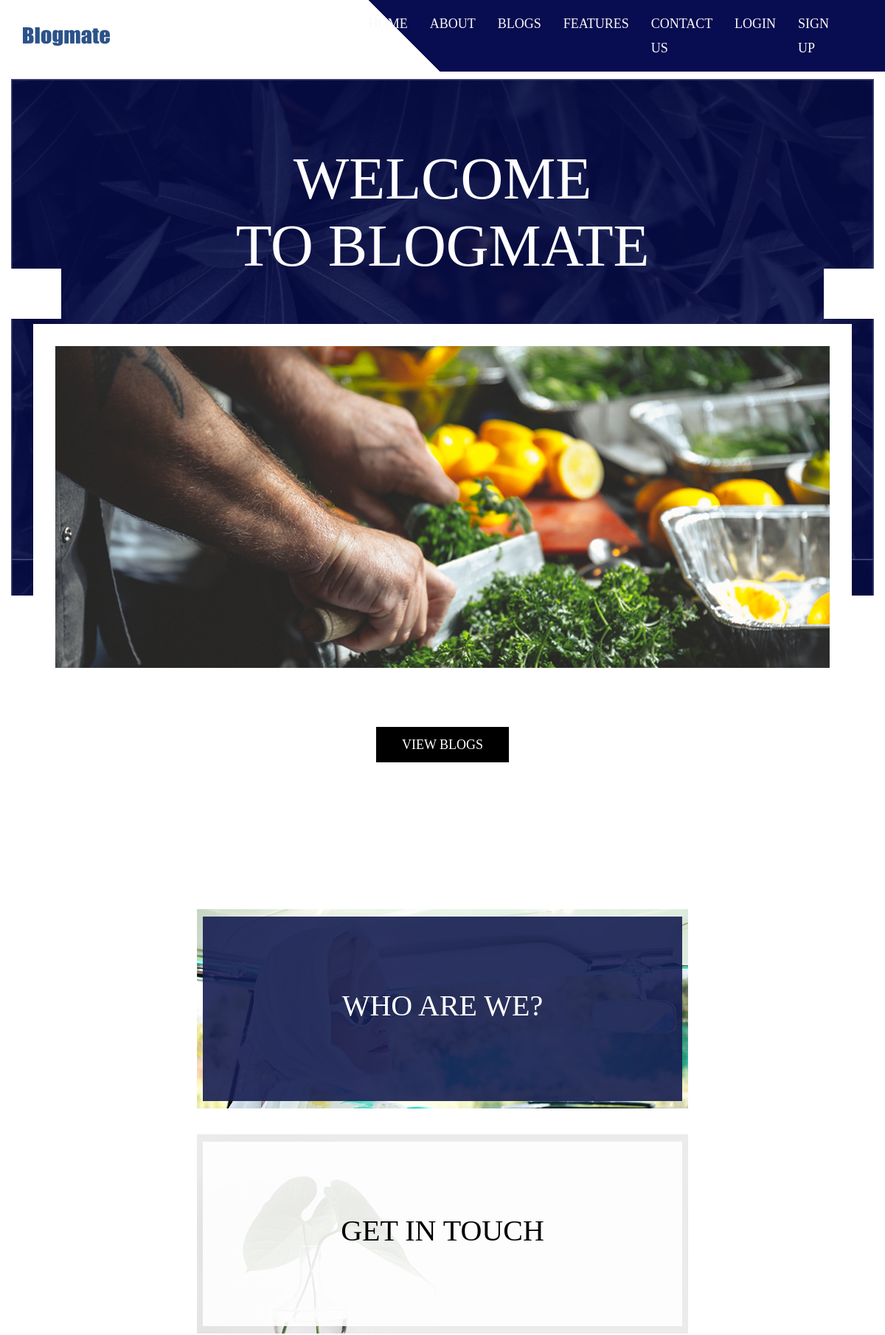
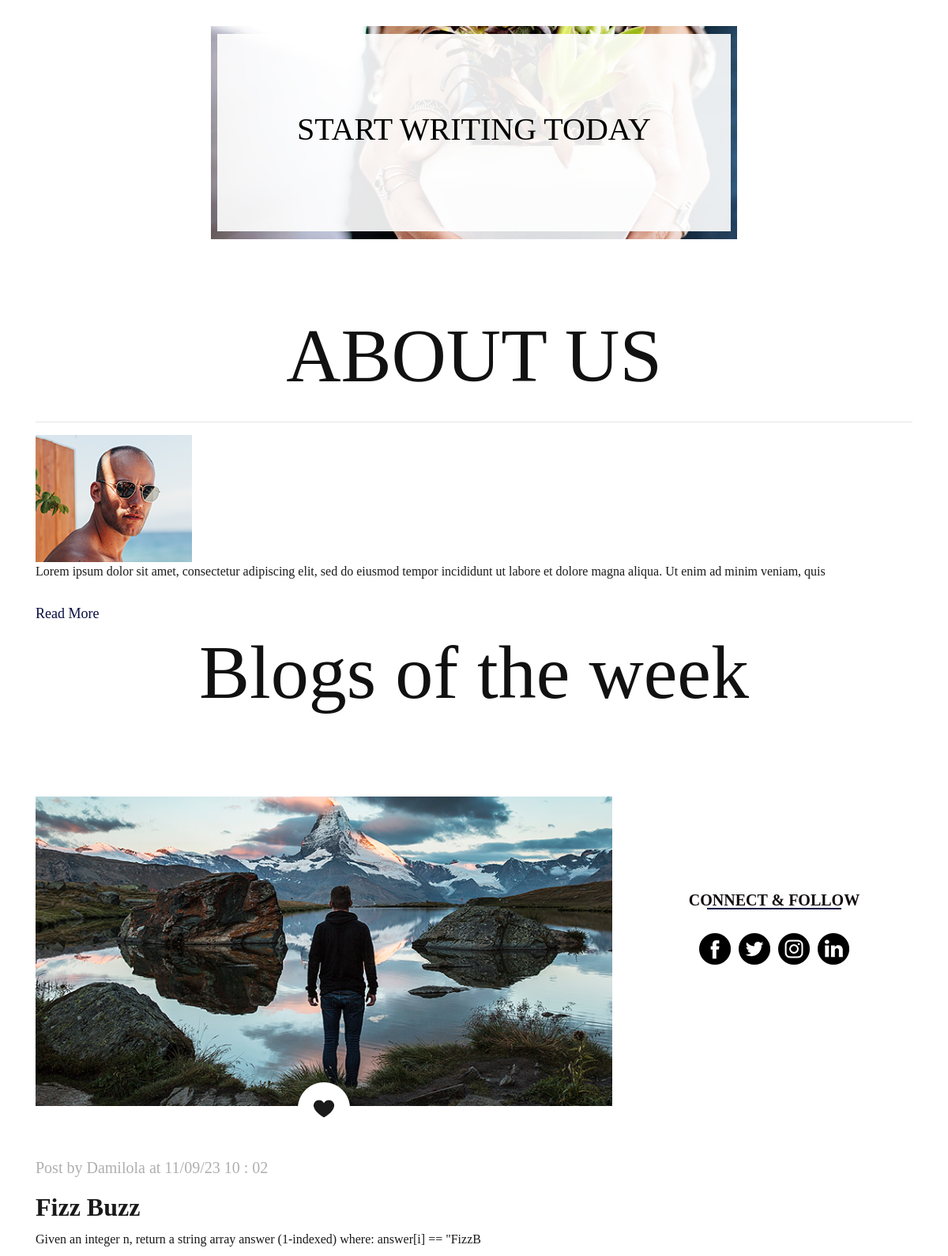
The page / (upper part) on the database its author committed (2 pictures, top to bottom).
### blog/models.py (models this page shows, shortened)
class Blog(db.Model):
    id = db.Column(db.Integer(),primary_key = True)
    topic = db.Column(db.String(),nullable = False)
    placeholder = db.Column(db.String(length = 30),nullable = False)
    content = db.Column(db.String(),nullable = False)
    date = db.Column(db.String(),nullable = False)
    time = db.Column(db.String(),nullable = False)
    owner = db.Column(db.Integer(),db.ForeignKey("user.id"))

class User(db.Model,UserMixin):
    id = db.Column(db.Integer(), primary_key = True)
    name = db.Column(db.String(),nullable = False, unique = True)
    email_address = db.Column(db.String(),nullable = False, unique = True)
    password_hash = db.Column(db.String(),nullable = False,unique = True)
    blogs = db.relationship("Blog",backref = "owned_user",lazy = True)
    @property
    def password(self):
        return self.password

### blog/routes.py (the view)
@app.route('/')
def home():
    blogs = Blog.query.all()
    user = User()
    return render_template("index.html",blogs = blogs,user = user)

### blog/templates/index.html (shortened to what this page needs)
{% extends 'base.html' %}
{% block content %}
<div class="container-fluid">
   <div class="banner_section layout_padding">
      <h1 class="banner_taital">Welcome <br>to Blogmate</h1>
      <div id="my_slider" class="carousel slide" data-ride="carousel">
         <div class="carousel-inner">
            <div class="carousel-item active">
               <div class="image_main">
                  <div class="container">
                     <img src="{{ url_for('static', filename = "images/img-1.png" ) }}" class="image_1">
                     <div class="contact_bt"><a href="{{ url_for('signup' ) }}">View Blogs</a></div>
                  </div>
               </div>
            </div>
         </div>
         <a class="carousel-control-prev" href="#my_slider" role="button" data-slide="prev">
         </a>
         <a class="carousel-control-next" href="#my_slider" role="button" data-slide="next">
         </a>
      </div>
   </div>
</div>
      <div class="container">
         <div class="touch_setion">
            <div class="box_main">
               <div class="image_2 active">
                  <h4 class="who_text active">Who are we?</h4>
               </div>
            </div>
            <div class="box_main">
               <div class="image_3">
                  <h4 class="who_text">Get In Touch</h4>
               </div>
            </div>
            <div class="box_main">
               <div class="image_4">
                  <h4 class="who_text">Start Writing Today</h4>
               </div>
            </div>
         </div>
      </div>
      <div class="about_section layout_padding">
         <div class="container">
            <h1 class = "display-1 text-center">ABOUT US</h1>
            <hr>
                  <div class="image_5"><img src="{{ url_for('static', filename = "images/img-5.png" ) }}"></div>
                  <p class="about_text">Lorem ipsum dolor sit amet, consectetur adipiscing elit, sed do eiusmod tempor incididunt ut labore et dolore magna aliqua. Ut enim ad minim veniam, quis</p>
                  <div class="read_bt_1"><a href="#">Read More</a></div>
            </div>
         </div>
      <h1 class="display-1 text-center">Blogs of the week</h1>
      {% for blog in blogs %}
      <div class="about_section layout_padding">
         <div class="container">
            <div class="row">
               <div class="col-lg-8 col-sm-12">
                     <div class="about_img"><img src="{{ url_for('static', filename = "images/img-8.png" ) }}"></div>
                     <div class="like_icon"><img src="{{ url_for('static', filename = "images/like-icon.png" ) }}"></div>
                     <p class="post_text">Post by {{ user.query.filter_by(id = blog.owner).first().name }} at {{ blog.date }} {{ blog.time }}</p>
                     <h2 class="most_text">{{ blog.topic }}</h2>
                     <p class="lorem_text">{{ blog.placeholder }}</p>
                     <div class="social_icon_main">
                        <div class="social_icon">
                        </div>
                        <div class="read_bt"><a href="#">Read More</a></div>
                     </div>
                  </div>
                  <div class="col-lg-4 col-sm-12">
                     <div class="about_main">
                        <h1 class="follow_text">CONNECT & FOLLOW</h1>
                        <div class="follow_icon">
                           <ul>
                              <li><a href="#"><img src="{{ url_for('static', filename = "images/fb-icon-1.png" ) }}"></a></li>
                              <li><a href="#"><img src="{{ url_for('static', filename = "images/twitter-icon-1.png" ) }}"></a></li>
                              <li><a href="#"><img src="{{ url_for('static', filename = "images/instagram-icon-1.png" ) }}"></a></li>
                              <li><a href="#"><img src="{{ url_for('static', filename = "images/linkedin-icon-1.png" ) }}"></a></li>
                           </ul>
                        </div>
                     </div>
                  </div>
               </div>
            </div>
         </div>
                  {% endfor %}
      {% endblock %}

### blog/templates/base.html (shortened to what this page needs)
<!DOCTYPE html>
<html lang="en">
   <head>
      <link rel="stylesheet" type="text/css" href="{{ url_for('static', filename = "css/bootstrap.css" ) }}">
      <link rel="stylesheet" type="text/css" href="{{ url_for('static', filename = "css/style.css" ) }}">
      <link rel="stylesheet" href="{{ url_for('static', filename = "css/responsive.css" ) }}">
      <link rel="stylesheet" href="{{ url_for('static', filename = "css/jquery.mCustomScrollbar.min.css" ) }}">
      <link rel="stylesheet" href="{{ url_for('static', filename = "css/owl.carousel.min.css" ) }}">
      {% if current_user.is_authenticated %}
      <div class="header_section">
         <div class="container-fluid header_main">
            <nav class="navbar navbar-expand-lg navbar-light bg-light">
               <a class="logo" href="{{ url_for('home' ) }}"><img src="{{ url_for('static', filename  = "images/logo.png" ) }}"></a>
               <button class="navbar-toggler" type="button" data-toggle="collapse" data-target="#navbarSupportedContent" aria-controls="navbarSupportedContent" aria-expanded="false" aria-label="Toggle navigation">
               <span class="navbar-toggler-icon"></span>
               </button>
               <div class="collapse navbar-collapse" id="navbarSupportedContent">
                  <ul class="navbar-nav mr-auto">
                     <li class="nav-item">
                        <a class="nav-link" href="{{ url_for('home' ) }}">Home</a>
                     </li>
                     <li class="nav-item">
                        <a class="nav-link" href="about.html">About</a>
                     </li>
                     <li class="nav-item">
                        <a class="nav-link" href="{{ url_for('allblogs' ) }}">Blogs</a>
                     </li>
                     <li class="nav-item">
                        <a class="nav-link" href="{{ url_for('features' ) }}">Features</a>
                     </li>
                     <li class="nav-item">
                        <a class="nav-link" href="contact.html">Contact Us</a>
                     </li>
                     <li class="nav-item">
                        <a class="nav-link" href="{{ url_for('logout' ) }}">Logout</a>
                     </li>
                     <li class="nav-item">
                        <a class="nav-link" href="{{ url_for('createblog' ) }}">Create Blog</a>
                     </li>
                     <li class="nav-item">
                        <p class="nav-link">Welcome {{current_user.name}}</a>
                     </li>
                     <li class="nav-item">
                        <a class="nav-link" href="#"><img src="{{ url_for('static', filename = "images/search-icon.png" ) }}"></a>
                     </li>
                  </ul>
               </div>
            </nav>
         </div>
      {% else %}
         <div class="container-fluid header_main">
            <nav class="navbar navbar-expand-lg navbar-light bg-light">
               <a class="logo" href="{{ url_for('home' ) }}"><img src="{{ url_for('static', filename  = "images/logo.png" ) }}"></a>
               <div class="collapse navbar-collapse" id="navbarSupportedContent">
                  <ul class="navbar-nav mr-auto">
                     <li class="nav-item">
                        <a class="nav-link" href="{{ url_for('home' ) }}">Home</a>
                     </li>
                     <li class="nav-item">
                        <a class="nav-link" href="about.html">About</a>
                     </li>
                     <li class="nav-item">
                        <a class="nav-link" href="{{ url_for('allblogs' ) }}">Blogs</a>
                     </li>
                     <li class="nav-item">
                        <a class="nav-link" href="{{ url_for('features' ) }}">Features</a>
                     </li>
                     <li class="nav-item">
                        <a class="nav-link" href="contact.html">Contact Us</a>
                     </li>
                     <li class="nav-item">
                        <a class="nav-link" href="{{ url_for('login' ) }}">Login</a>
                     </li>
                     <li class="nav-item">
                      <a class="nav-link" href="{{ url_for('signup' ) }}">Sign Up</a>
                      </li>
                     <li class="nav-item">
                        <a class="nav-link" href="#"><img src="{{ url_for('static', filename = "images/search-icon.png" ) }}"></a>
                     </li>
                  </ul>
               </div>
            </nav>
         </div>
      {% endif %}
      {% block content %}
      {% endblock %}
   </body>
</html>

### rows shown on the page
Blog: query.filter_by "Damilola", date "11/09/23", time "10 : 02", topic "Fizz Buzz", placeholder "Given an integer n, return a string array answer (1-indexed) where: answer[i] == \"FizzB"
